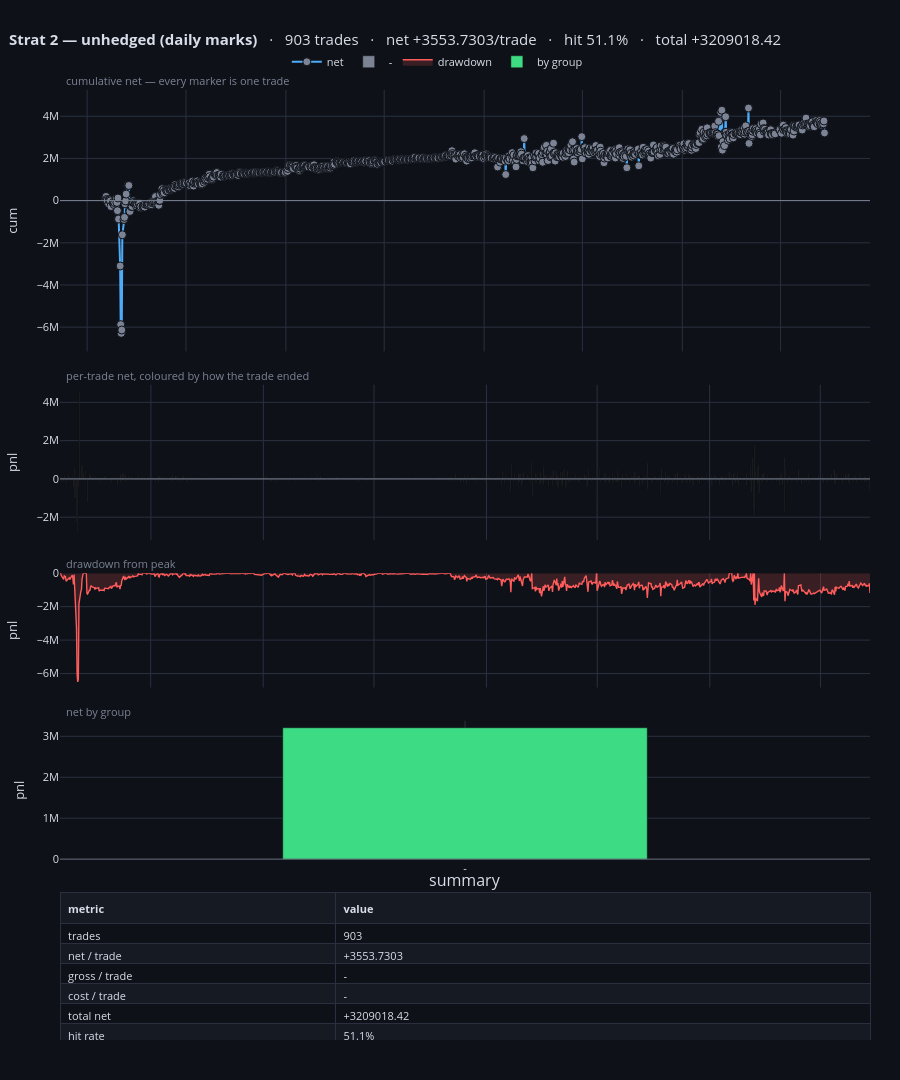

The cell this chart's notebook holds for it:
### Code cell
fig_dash = trade_dashboard(BOOKS["unhedged"], title="Strat 2 — unhedged (daily marks)",
                           span_years=SPAN_YEARS)
fig_dash

### Figure 1 — Plotly figure (JSON) as saved in the notebook; plotly's stock layout.template omitted (floating-point values rounded to 4 significant figures; data arrays with more than 128 entries replaced by an {"elided": "..."} marker saying what was removed)
{"data": [{"customdata": {"elided": "903x11 str values"}, "hovertemplate": "<b>%{customdata[0]}</b><br>%{customdata[1]}  ·  %{customdata[2]}  ·  <b>%{customdata[3]}</b><br>signal: %{customdata[4]}   secondary: %{customdata[5]}<br>exit: <b>%{customdata[6]}</b> after %{customdata[7]} <br>gross %{customdata[8]}   <b>net %{customdata[9]}</b><br>cumulative %{customdata[10]}<extra></extra>", "line": {"color": "#4dabf7", "width": 2}, "marker": {"color": {"elided": "903 str values"}, "line": {"color": "#0e1117", "width": 1}, "size": 8}, "mode": "lines+markers", "name": "net", "type": "scatter", "x": {"elided": "903 str values"}, "xaxis": "x", "y": {"elided": "903 float values"}, "yaxis": "y"}, {"customdata": {"elided": "903x11 str values"}, "hovertemplate": "<b>%{customdata[0]}</b><br>%{customdata[1]}  ·  %{customdata[2]}  ·  <b>%{customdata[3]}</b><br>signal: %{customdata[4]}   secondary: %{customdata[5]}<br>exit: <b>%{customdata[6]}</b> after %{customdata[7]} <br>gross %{customdata[8]}   <b>net %{customdata[9]}</b><br>cumulative %{customdata[10]}<extra></extra>", "marker": {"color": "#7b8394"}, "name": "-", "type": "bar", "x": {"elided": "903 str values"}, "xaxis": "x2", "y": {"elided": "903 float values"}, "yaxis": "y2"}, {"fill": "tozeroy", "fillcolor": "rgba(255,92,92,0.18)", "hovertemplate": "drawdown %{y:.3f}<extra></extra>", "line": {"color": "#ff5c5c", "width": 1.4}, "mode": "lines", "name": "drawdown", "type": "scatter", "x": {"elided": "903 str values"}, "xaxis": "x3", "y": {"elided": "903 float values"}, "yaxis": "y3"}, {"customdata": [[903]], "hovertemplate": "<b>%{x}</b><br>%{customdata[0]} trades<br>total %{y:.3f}<extra></extra>", "marker": {"color": ["#3ddc84"]}, "name": "by group", "type": "bar", "x": ["-"], "xaxis": "x4", "y": [3209000.0], "yaxis": "y4"}, {"cells": {"align": "left", "fill": {"color": [["#0e1117", "#161a23", "#0e1117", "#161a23", "#0e1117", "#161a23", "#0e1117", "#161a23", "#0e1117", "#161a23", "#0e1117", "#161a23", "#0e1117", "#161a23", "#0e1117", "#161a23", "#0e1117", "#161a23"]]}, "font": {"color": "#d8dee9", "size": 11}, "height": 20, "line": {"color": "#2a3040"}, "values": [["trades", "net / trade", "gross / trade", "cost / trade", "total net", "hit rate", "avg win / avg loss", "payoff ratio", "Sharpe / trade", "t-statistic", "best / worst trade", "max drawdown", "longest win / loss run", "avg hold", "trades / year", "annualised Sharpe"], ["903", "+3553.7303", "-", "-", "+3209018.42", "51.1%", "+129697.021 / -128012.009", "1.013", "0.0121", "0.36", "+4516512.531 / -2780582.501", "-6493634.77", "8 / 5", "-", "248.9", "0.1913"]]}, "columnwidth": [34, 66], "domain": {"x": [0.0, 1.0], "y": [0.0, 0.1548]}, "header": {"align": "left", "fill": {"color": "#161a23"}, "font": {"color": "#d8dee9", "size": 11}, "line": {"color": "#2a3040"}, "values": ["<b>metric</b>", "<b>value</b>"]}, "type": "table"}], "layout": {"annotations": [{"font": {"color": "#7b8394", "size": 11}, "showarrow": false, "text": "cumulative net — every marker is one trade", "x": 0.005, "xanchor": "left", "xref": "paper", "y": 1.0, "yanchor": "bottom", "yref": "paper"}, {"font": {"color": "#7b8394", "size": 11}, "showarrow": false, "text": "per-trade net, coloured by how the trade ended", "x": 0.005, "xanchor": "left", "xref": "paper", "y": 0.6898, "yanchor": "bottom", "yref": "paper"}, {"font": {"color": "#7b8394", "size": 11}, "showarrow": false, "text": "drawdown from peak", "x": 0.005, "xanchor": "left", "xref": "paper", "y": 0.4914, "yanchor": "bottom", "yref": "paper"}, {"font": {"color": "#7b8394", "size": 11}, "showarrow": false, "text": "net by group", "x": 0.005, "xanchor": "left", "xref": "paper", "y": 0.336, "yanchor": "bottom", "yref": "paper"}, {"font": {"size": 16}, "showarrow": false, "text": "summary", "x": 0.5, "xanchor": "center", "xref": "paper", "y": 0.1548, "yanchor": "bottom", "yref": "paper"}], "bargap": 0.55, "font": {"color": "#d8dee9", "size": 11}, "height": 1080, "hoverdistance": 30, "hoverlabel": {"bgcolor": "#161a23", "bordercolor": "#2a3040", "font": {"color": "#d8dee9", "size": 11}}, "hovermode": "closest", "legend": {"bgcolor": "rgba(0,0,0,0)", "orientation": "h", "x": 0.28, "y": 1.045}, "margin": {"b": 40, "l": 60, "r": 30, "t": 90}, "paper_bgcolor": "#0e1117", "plot_bgcolor": "#0e1117", "shapes": [{"line": {"color": "#7b8394", "width": 1}, "type": "line", "x0": 0, "x1": 1, "xref": "x domain", "y0": 0, "y1": 0, "yref": "y"}, {"line": {"color": "#7b8394", "width": 1}, "type": "line", "x0": 0, "x1": 1, "xref": "x2 domain", "y0": 0, "y1": 0, "yref": "y2"}, {"line": {"color": "#7b8394", "width": 1}, "type": "line", "x0": 0, "x1": 1, "xref": "x4 domain", "y0": 0, "y1": 0, "yref": "y4"}], "title": {"font": {"size": 15}, "text": "<b>Strat 2 — unhedged (daily marks)</b>   ·   903 trades   ·   net +3553.7303/trade   ·   hit 51.1%   ·   total +3209018.42", "x": 0.01}, "xaxis": {"anchor": "y", "domain": [0.0, 1.0], "gridcolor": "#2a3040", "matches": "x4", "showgrid": true, "showspikes": true, "showticklabels": false, "spikecolor": "#7b8394", "spikedash": "dot", "spikemode": "across", "spikesnap": "cursor", "spikethickness": 1, "zeroline": false}, "xaxis2": {"anchor": "y2", "domain": [0.0, 1.0], "gridcolor": "#2a3040", "matches": "x4", "showgrid": true, "showspikes": true, "showticklabels": false, "spikecolor": "#7b8394", "spikedash": "dot", "spikemode": "across", "spikesnap": "cursor", "spikethickness": 1, "zeroline": false}, "xaxis3": {"anchor": "y3", "domain": [0.0, 1.0], "gridcolor": "#2a3040", "matches": "x4", "showgrid": true, "showspikes": true, "showticklabels": false, "spikecolor": "#7b8394", "spikedash": "dot", "spikemode": "across", "spikesnap": "cursor", "spikethickness": 1, "zeroline": false}, "xaxis4": {"anchor": "y4", "domain": [0.0, 1.0], "gridcolor": "#2a3040", "showgrid": true, "showspikes": true, "spikecolor": "#7b8394", "spikedash": "dot", "spikemode": "across", "spikesnap": "cursor", "spikethickness": 1, "zeroline": false}, "yaxis": {"anchor": "x", "domain": [0.7248, 1.0], "gridcolor": "#2a3040", "showgrid": true, "showspikes": true, "spikecolor": "#7b8394", "spikedash": "dot", "spikemode": "toaxis", "spikesnap": "cursor", "spikethickness": 1, "title": {"text": "cum"}, "zeroline": false}, "yaxis2": {"anchor": "x2", "domain": [0.5264, 0.6898], "gridcolor": "#2a3040", "showgrid": true, "showspikes": true, "spikecolor": "#7b8394", "spikedash": "dot", "spikemode": "toaxis", "spikesnap": "cursor", "spikethickness": 1, "title": {"text": "pnl"}, "zeroline": false}, "yaxis3": {"anchor": "x3", "domain": [0.371, 0.4914], "gridcolor": "#2a3040", "showgrid": true, "showspikes": true, "spikecolor": "#7b8394", "spikedash": "dot", "spikemode": "toaxis", "spikesnap": "cursor", "spikethickness": 1, "title": {"text": "pnl"}, "zeroline": false}, "yaxis4": {"anchor": "x4", "domain": [0.1898, 0.336], "gridcolor": "#2a3040", "showgrid": true, "showspikes": true, "spikecolor": "#7b8394", "spikedash": "dot", "spikemode": "toaxis", "spikesnap": "cursor", "spikethickness": 1, "title": {"text": "pnl"}, "zeroline": false}}}
